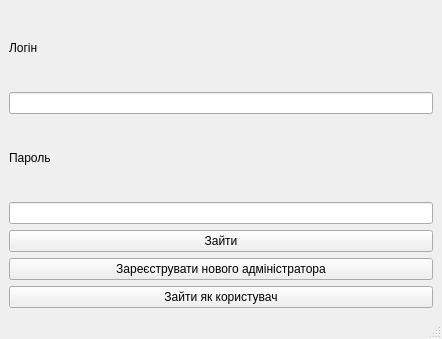
<?xml version="1.0" encoding="UTF-8"?>
<ui version="4.0">
 <class>MainWindow</class>
 <widget class="QMainWindow" name="MainWindow">
  <property name="geometry">
   <rect>
    <x>0</x>
    <y>0</y>
    <width>442</width>
    <height>339</height>
   </rect>
  </property>
  <property name="windowTitle">
   <string>MainWindow</string>
  </property>
  <widget class="QWidget" name="centralwidget">
   <layout class="QVBoxLayout" name="verticalLayout">
    <item>
     <widget class="QLabel" name="login_lbl">
      <property name="text">
       <string>Логін</string>
      </property>
     </widget>
    </item>
    <item>
     <widget class="QLineEdit" name="login_led"/>
    </item>
    <item>
     <widget class="QLabel" name="password_lbl">
      <property name="text">
       <string>Пароль</string>
      </property>
     </widget>
    </item>
    <item>
     <widget class="QLineEdit" name="password_led">
      <property name="echoMode">
       <enum>QLineEdit::Password</enum>
      </property>
     </widget>
    </item>
    <item>
     <widget class="QPushButton" name="admin_pb">
      <property name="text">
       <string>Зайти</string>
      </property>
     </widget>
    </item>
    <item>
     <widget class="QPushButton" name="newadm_pb">
      <property name="text">
       <string>Зареєструвати нового адміністратора</string>
      </property>
     </widget>
    </item>
    <item>
     <widget class="QPushButton" name="customer_pb">
      <property name="text">
       <string>Зайти як користувач</string>
      </property>
     </widget>
    </item>
   </layout>
  </widget>
  <widget class="QMenuBar" name="menubar">
   <property name="geometry">
    <rect>
     <x>0</x>
     <y>0</y>
     <width>442</width>
     <height>20</height>
    </rect>
   </property>
  </widget>
  <widget class="QStatusBar" name="statusbar"/>
 </widget>
 <resources/>
 <connections/>
</ui>
